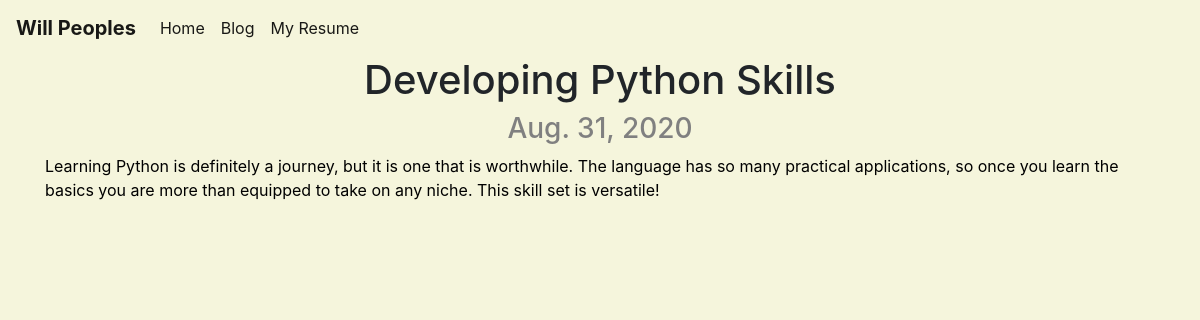
Page /blog/1/ on the committed database.
### blog/models.py (models this page shows, shortened)
class Blog(models.Model):
    title = models.CharField(max_length=200) # takes a string with max 200 characters
    date = models.DateField()
    message = models.TextField()

### blog/views.py (the view)
# urls.py: path('<int:blog_id>/', views.detail, name='detail'), # it saves the integer in the variable "blog_id" and passes it to the detail function in views
def detail(request, blog_id):
    blog = get_object_or_404(Blog, pk=blog_id) # matches the int typed in with the id in the database
    return render(request, 'blog/detail.html', {'blog': blog})

### blog/templates/blog/detail.html
{% extends "portfolio/base.html" %}
{% block content %}
    <div class="container text-center">
      <h1>{{ blog.title }}</h1>
      <h3 style="color: grey;">{{ blog.date }}</h3>
    </div>
    <div class="container">
      <p style="color: black;">{{ blog.message }}</p>
    </div>
{% endblock %}

### rows in the picture
Blog: title "Developing Python Skills", date "Aug. 31, 2020", message "Learning Python is definitely a journey, but it is one that is worthwhile. The language has so many practical applications, so once you learn the basics you are more than equipped to take on any niche. This skill set is versatile!"
